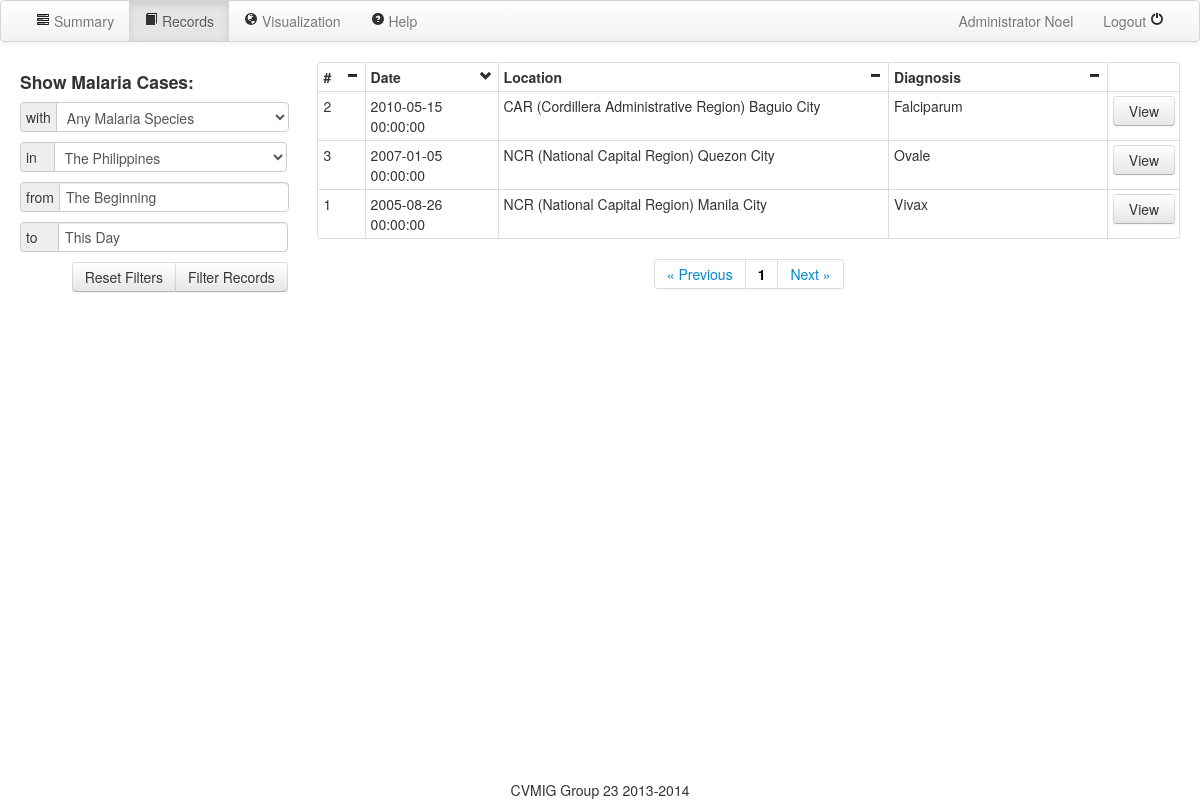
Screenshot of /records/ (signed in) with the database file from the repository.
### serveus/models.py (models this page shows, shortened)
class UserType(db.Model):
    __tablename__ = 'usertype'
    id = db.Column(db.Integer, primary_key=True)
    name = db.Column(db.String(80), unique=True)
    users = db.relationship('User', backref='usertype', lazy='dynamic')

class User(db.Model, UserMixin):
    id = db.Column(db.Integer, primary_key=True)
    username = db.Column(db.String(80), unique=True)
    password = db.Column(db.String(120), unique=True)
    usertype_id = db.Column(db.Integer, db.ForeignKey('usertype.id'))

class Case(db.Model):
    id = db.Column(db.Integer, primary_key=True)
    date = db.Column(db.DateTime())
    age = db.Column(db.Integer)
    address = db.Column(db.String(120))
    human_diagnosis = db.Column(db.String(80))
    lat = db.Column(db.Float)
    lng = db.Column(db.Float)
    maltype_id = db.Column(db.Integer, db.ForeignKey('maltype.id'))
    images = db.relationship('Image', backref='case', lazy='dynamic')

### serveus/views.py (the view)
@app.route('/records/')
@login_required
def records():
    print request.args.get('page')
    if not request.args.get('page'):
        page = 1
    else:
        page = int(request.args.get('page'))
    print request.args.get('malaria_selection')
    print request.args.get('region_selection')
    print request.args.get('date_start')
    print request.args.get('date_end')
    print request.args.get('sort_by') # date, location, diagnosis
    print request.args.get('order') # asc, desc
    if request.args:
        print 'Arguments present'
    else:
        print 'No arguments given'
    if request.args:
        malariaSelected = request.args.get('malaria_selection')
        regionSelected = request.args.get('region_selection')
        malariaIndex = malariaList.index(malariaSelected)
        regionIndex = regionList.index(regionSelected)
        date_start = request.args.get('date_start')
        date_end = request.args.get('date_end')
        sort_by = request.args.get('sort_by')
        order = request.args.get('order')
        caseList=''
        if date_start != 'The Beginning' :
            a=request.args.get('date_start')
            b=a.split('/')
            dt=datetime.date(int(b[2]),int(b[0]),int(b[1]))
            a=request.args.get('date_end')
            b=a.split('/')
            dte=datetime.date(int(b[2]),int(b[0]),int(b[1]))
        else :
            dt=datetime.date(1000,1,1)
            dte=datetime.date(9000,12,31)
        sortby=''
        if sort_by== 'date':
            sortby='date'
        elif sort_by== 'location':
            sortby='address'
        elif sort_by== 'diagnosis':
            sortby='human_diagnosis'
        else:
            sortby='id'
        param= "\"case\"."+sortby+" "+order
        print param
        if regionIndex == 0 and malariaIndex == 0:
                caseList= Case.query.filter(Case.date>=dt,Case.date<=dte).order_by(param)
        elif regionIndex == 0:
                caseList = Case.query.filter(Case.human_diagnosis == malariaSelected,Case.date>=dt,Case.date<=dte).order_by(param)
        elif malariaIndex == 0:
                caseList = Case.query.filter(Case.address.contains(regionSelected),Case.date>=dt,Case.date<=dte).order_by(param)
        else:
            caseList = Case.query.filter(Case.address.contains(regionSelected),Case.human_diagnosis == malariaSelected,Case.date>=dt,Case.date<=dte).order_by(param)
    else:
        malariaIndex = 0
        regionIndex = 0
        date_start = "The Beginning"
        date_end = "This Day"
        sort_by = "date"
        order = "desc"
        caseList = Case.query.order_by(Case.date.desc())
    caseList = [i for i in caseList]
    pagination = Pagination(page, Pagination.PER_PAGE, len(caseList))
    caseList = caseList[(page-1)*Pagination.PER_PAGE : ((page-1)*Pagination.PER_PAGE) + Pagination.PER_PAGE]
    return render_template("records.html", caseList = caseList, pagination = pagination, malariaList = malariaList, regionList = regionList, malariaIndex = malariaIndex, regionIndex = regionIndex, date_start = date_start, date_end = date_end, sort_by = sort_by, order = order, user = current_user)

### serveus/misc.py (called while the page is built)
    @property
    def pages(self):
        return int(ceil(self.total_count / float(self.per_page)))

    @property
    def has_prev(self):
        return self.page > 1

    @property
    def has_next(self):
        return self.page < self.pages

    def iter_pages(self, left_edge=2, left_current=2,
                   right_current=5, right_edge=2):
        last = 0
        for num in xrange(1, self.pages + 1):
            if num <= left_edge or \
               (num > self.page - left_current - 1 and \
                num < self.page + right_current) or \
               num > self.pages - right_edge:
                if last + 1 != num:
                    yield None
                yield num
                last = num

### serveus/views.py (called while the page is built)
@login_manager.user_loader
def load_user(userid):
    return User.query.get(userid)

### serveus/templates/records.html (shortened to what this page needs)
<!DOCTYPE html>
<html>
	<head>
		<link href="/static/css/bootstrap.min.css" rel="stylesheet" media="screen">
		<link href="/static/css/bootstrap-responsive.css" rel="stylesheet">
        <link href="/static/css/eyecon-datepicker.css" rel="stylesheet">
	</head>
	<body>
    <div id="super">
		<div class="navbar" style="width: 100%;">
			<div class="navbar-inner">
				<div>
                    <div>
					<ul class="nav pull-left">
						<li><a href="/dashboard/"><i class="icon-tasks"></i> Summary</a></li>
						<li class="active"><a href="/records/"><i class="icon-book"></i> Records</a></li>
						<li><a href="/map/"><i class="icon-globe"></i> Visualization</a></li>
                        <li><a href="#" id="help" data-toggle="popover"><i class="icon-question-sign"></i> Help</a></li>
					</ul>
					<ul class="nav pull-right">
						<li><a href="#">{{user.usertype.name}} {{ user.username }}</a></li>
						<li><a href="/logout/">Logout <i class="icon-off"></i></a></li>
					</ul>
					</div>
				</div>
			</div>
		</div>
		<div class="container-fluid">
				<div class="row-fluid">
				<form action="/records/" method="get" name="filter" class="span3 container" style="background-color: white; ">
					<h4>Show Malaria Cases:</h4>
					<div class="input-prepend" style="width: 100%">
<span class="add-on">with</span>
					<select style="width: calc(100% - 35px)" name="malaria_selection">
                    {% for i in malariaList %}
                        <option {% if loop.index0 == malariaIndex %}selected{% endif %}>{{ i }}</option>
                    {% endfor %}
					</select>
					</div>
					<div class="input-prepend" style="width: 100%">
<span class="add-on">in&nbsp;&nbsp;&nbsp;</span>
					<select style="width: calc(100% - 34px)" name="region_selection">
					{% for i in regionList %}
                        <option {% if loop.index0 == regionIndex %}selected{% endif %}>{{ i }}</option>
                    {% endfor %}
					</select>
					</div>
                    <br>
                    <div class="input-prepend" style="width: 100%">
<span class="add-on">from</span>
                    <input type="text" style="width: calc(100% - 52px)" value="{{date_start}}" id="dpd1" name="date_start">
                    </div>
                    <br>
                    <div class="input-prepend" style="width: 100%">
                    <span class="add-on">to&nbsp;&nbsp;&nbsp;&nbsp;</span>
                    <input type="text" style="width: calc(100% - 52px)" value="{{date_end}}" id="dpd2" name="date_end">
                    </div>
                    <br>
                    <div style="text-align: right">
                    <div class="btn-group">
                        <a class="btn" href="/records/" >Reset Filters</a>
                        <input class="btn btn-medium" type="submit" id="submit_button" value="Filter Records" style="height: 30px;">
                    </div>
                    </div>
				</form>
				<div class="span9" style="background-color: white;">
				    <table class="table table-bordered table-condensed">
					<tr>
                    <th class="span1" onclick="sort('case');"># <div class="pull-right"><i class="icon-minus" id="case_chevron"></i></div>
                    <th class="span2" onclick="sort('date');" style="min-width: 80px">Date <div class="pull-right"><i class="icon-minus" id="date_chevron"></i></div>
                    <th class="span5" onclick="sort('location');">Location <div class="pull-right"><i class="icon-minus" id="location_chevron"></i></div>
                    <th class="span3" onclick="sort('diagnosis');">Diagnosis <div class="pull-right"><i class="icon-minus" id="diagnosis_chevron"></i></div>
                    <th class="span1">
                    {% for i in caseList %}
					<tr><td>{{i.id}}<td>{{i.date}}<td>{{i.address}}<td>{{i.human_diagnosis}}<td><a href="/case/{{ i.id }}/" class="btn" style="width: calc(100% - 25px)">View</a>
                    {% endfor %}
					</table>
                    {% if pagination.pages %}
                    <div class="pagination" style="text-align: center">
                    <ul>
                    <li><a href="#" {% if pagination.has_prev %}onclick="set_page('{{pagination.page - 1}}')"{% endif %}>&laquo; Previous</a></li>
                    {% for page in pagination.iter_pages() %}{% if page %}<li><a href="#" {% if page != pagination.page %}onclick="set_page('{{page}}')"{% else %}style="color: black; font-weight: bold"{% endif %}>{{ page }}</a></li>{% endif %}{% endfor %}
                    <li><a href="#"{% if pagination.has_next %}onclick="set_page('{{pagination.page + 1}}')"{% endif %}>Next &raquo;</a></li>
                    </ul>
                    </div>
                    {% endif %}
				</div>
			</div>
		</div>
        <div id="footer">CVMIG Group 23 2013-2014</div>
        </div>
	</body>
</html>

### serveus/templates/records.html (style rules this page uses)
html, body { margin:0; padding:0; height:100%; }
#super { min-height:100%; position:relative; }
#footer { position:absolute; bottom:0; width:100%; height: 20px; text-align: center; }

### rows the page displays
UserType: usertype.name "Administrator"
User: username "Noel"
Case: id "2", date "2010-05-15 00:00:00", address "CAR (Cordillera Administrative Region) Baguio City", human_diagnosis "Falciparum"
Case: id "3", date "2007-01-05 00:00:00", address "NCR (National Capital Region) Quezon City", human_diagnosis "Ovale"
Case: id "1", date "2005-08-26 00:00:00", address "NCR (National Capital Region) Manila City", human_diagnosis "Vivax"

### other values shown
{{ page }} "1"
form field malaria_selection "Any Malaria Species"
form field region_selection "The Philippines"
